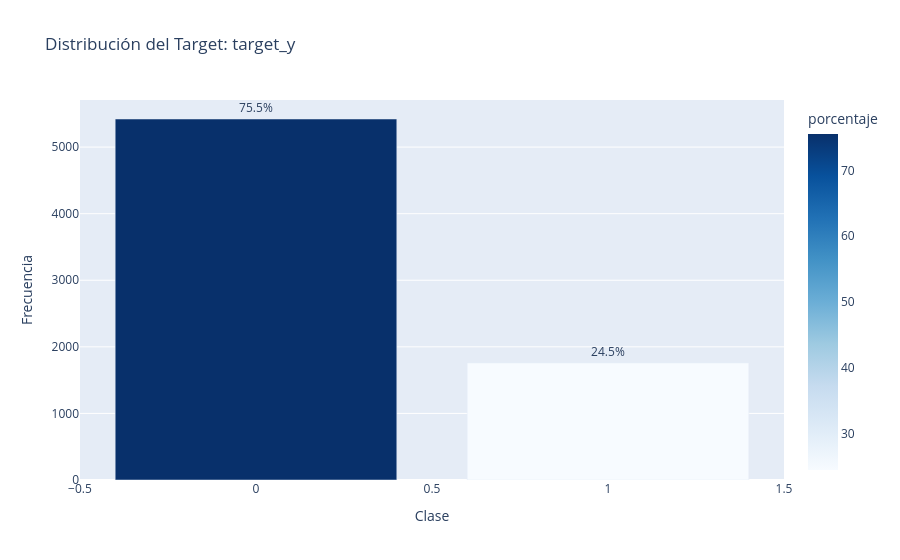
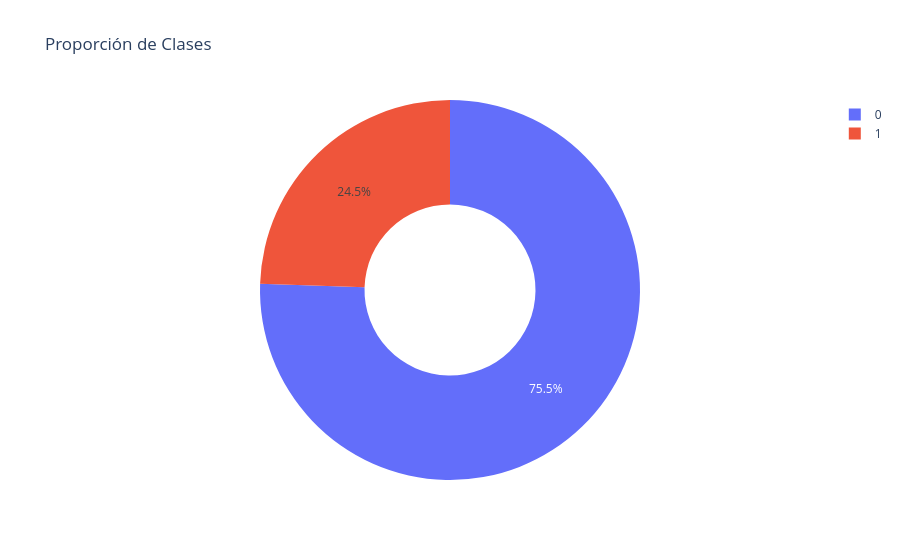
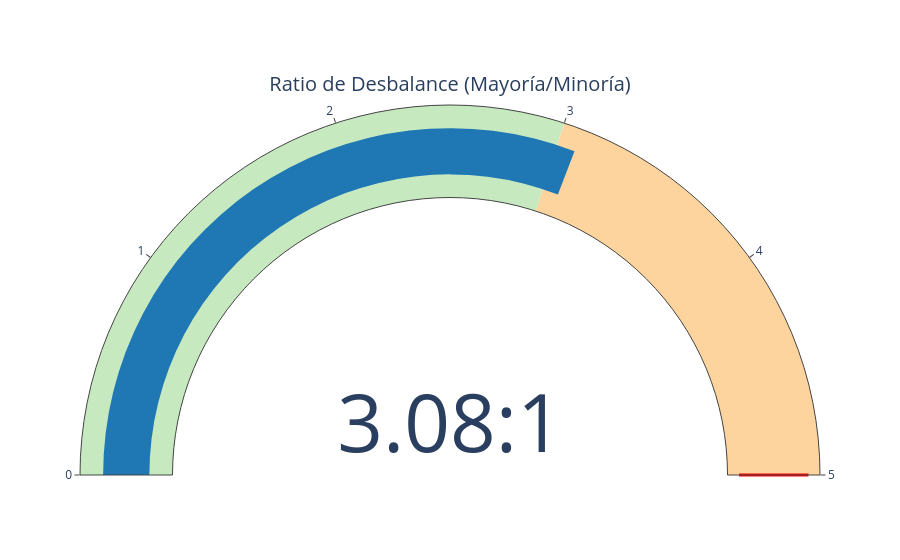

Write notebook code for charts like these, in order.
### Markdown cell above
### 📊 Exploración del Target: Entendiendo el Desbalance

Antes de modelar, es crucial entender la distribución de nuestra variable objetivo.

### Code cell
# Exploración del Target (versión interactiva y legible)
target_col_raw = TARGET_COL if TARGET_COL in df_raw.columns else df_raw.columns[-1]
y_raw = df_raw[target_col_raw]

# Conteos y métricas básicas
counts = y_raw.value_counts(dropna=False)
n_classes = len(counts)
imbalance_ratio = counts.max() / counts.min() if n_classes > 1 else 1

summary_lines = [
    f"Clases: {n_classes}",
    f"Mayoría: {counts.idxmax()} ({counts.max():,} | {counts.max()/len(y_raw)*100:.2f}%)",
]
if n_classes > 1:
    summary_lines.append(
        f"Minoría: {counts.idxmin()} ({counts.min():,} | {counts.min()/len(y_raw)*100:.2f}%)")
summary_lines.append(f"Ratio desbalance: {imbalance_ratio:.1f}:1")

# --- Gráfico 1: Barras ordenadas ---
bar_df = counts.reset_index()
bar_df.columns = ['clase', 'frecuencia']
bar_df['porcentaje'] = bar_df['frecuencia'] / len(y_raw) * 100
bar_fig = px.bar(
    bar_df.sort_values('frecuencia', ascending=False),
    x='clase', y='frecuencia',
    color='porcentaje', color_continuous_scale='Blues',
    text=bar_df.sort_values('frecuencia', ascending=False)[
        'porcentaje'].map(lambda v: f"{v:.1f}%"),
    title=f"Distribución del Target: {target_col_raw}"
)
bar_fig.update_layout(
    showlegend=False, yaxis_title='Frecuencia', xaxis_title='Clase')
bar_fig.update_traces(textposition='outside')

# --- Gráfico 2: Donut para proporciones ---
pie_fig = px.pie(
    bar_df,
    names='clase',
    values='frecuencia',
    hole=0.45,
    color='clase',
    title='Proporción de Clases'
)

# --- Gráfico 3: Indicador de desbalance ---
indicator_fig = go.Figure(go.Indicator(
    mode='number+gauge',
    value=imbalance_ratio,
    number={'suffix': ':1'},
    gauge={
        'axis': {'range': [0, max(imbalance_ratio * 1.2, 5)]},
        'bar': {'color': '#1f77b4'},
        'steps': [
            {'range': [0, 3], 'color': '#c7e9c0'},
            {'range': [3, 7], 'color': '#fdd49e'},
            {'range': [7, max(imbalance_ratio * 1.2, 5)], 'color': '#fdae6b'}
        ],
        'threshold': {
            'line': {'color': 'red', 'width': 3},
            'thickness': 0.75,
            'value': 10
        }
    },
    title={'text': 'Ratio de Desbalance (Mayoría/Minoría)'}
))

# --- Gráfico 4 opcional: Evolución temporal del target (si existe fecha y es binario) ---
fig_time = None
if n_classes == 2:
    date_candidates = [c for c in df_raw.columns if c != target_col_raw and (
        np.issubdtype(df_raw[c].dtype, np.datetime64) or
        (df_raw[c].dtype == object and pd.to_datetime(
            df_raw[c], errors='coerce').notna().mean() > 0.7)
    )]
    if date_candidates:
        date_col = date_candidates[0]
        temp = df_raw[[date_col, target_col_raw]].copy()
        temp[date_col] = pd.to_datetime(temp[date_col], errors='coerce')
        temp = temp.dropna(subset=[date_col])
        temp['periodo'] = temp[date_col].dt.to_period('M').dt.to_timestamp()

        # Mapear clases a 0/1 para tasa (minoría = 1)
        class_order = counts.index.tolist()
        mapping = {class_order[0]: 0, class_order[1]: 1}
        temp['target_num'] = temp[target_col_raw].map(mapping)

        agg = temp.groupby('periodo').agg(tasa_default=(
            'target_num', 'mean'), volumen=('target_num', 'size')).reset_index()
        if len(agg) > 1:
            fig_time = px.line(agg, x='periodo', y='tasa_default', markers=True,
                               title=f"Tasa de target a lo largo del tiempo ({date_col})",
                               labels={'tasa_default': 'Tasa (minoría)', 'periodo': 'Periodo'})
            fig_time.update_yaxes(tickformat='.0%', range=[
                                  0, min(1, agg['tasa_default'].max() * 1.2)])
            fig_time.update_traces(line={'color': '#e74c3c'})

# --- Mostrar ---
print("\n📈 Resumen del Target")
for line in summary_lines:
    print("   - " + line)
if imbalance_ratio > 10:
    print("   ⚠️ Alto desbalance: evita accuracy, usa AUC / f1-minoría / PR-AUC.")

bar_fig.show()
pie_fig.show()
indicator_fig.show()
if fig_time is not None:
    fig_time.show()

### Figure 1 — Plotly figure (JSON) as saved in the notebook; plotly's stock layout.template omitted (floating-point values rounded to 4 significant figures)
{"data": [{"hovertemplate": "clase=%{x}<br>frecuencia=%{y}<br>text=%{text}<br>porcentaje=%{marker.color}<extra></extra>", "legendgroup": "", "marker": {"color": [75.52, 24.48], "coloraxis": "coloraxis", "pattern": {"shape": ""}}, "name": "", "orientation": "v", "showlegend": false, "text": ["75.5%", "24.5%"], "textposition": "outside", "type": "bar", "x": [0, 1], "xaxis": "x", "y": [5422, 1758], "yaxis": "y"}], "layout": {"barmode": "relative", "coloraxis": {"autocolorscale": false, "colorbar": {"title": {"text": "porcentaje"}}, "colorscale": [[0.0, "rgb(247,251,255)"], [0.125, "rgb(222,235,247)"], [0.25, "rgb(198,219,239)"], [0.375, "rgb(158,202,225)"], [0.5, "rgb(107,174,214)"], [0.625, "rgb(66,146,198)"], [0.75, "rgb(33,113,181)"], [0.875, "rgb(8,81,156)"], [1.0, "rgb(8,48,107)"]]}, "legend": {"tracegroupgap": 0}, "showlegend": false, "title": {"text": "Distribución del Target: target_y"}, "xaxis": {"anchor": "y", "domain": [0.0, 1.0], "title": {"text": "Clase"}}, "yaxis": {"anchor": "x", "domain": [0.0, 1.0], "title": {"text": "Frecuencia"}}}}

### Figure 2 — Plotly figure (JSON) as saved in the notebook; plotly's stock layout.template omitted (floating-point values rounded to 4 significant figures)
{"data": [{"customdata": [[0], [1]], "domain": {"x": [0.0, 1.0], "y": [0.0, 1.0]}, "hole": 0.45, "hovertemplate": "clase=%{customdata[0]}<br>frecuencia=%{value}<extra></extra>", "labels": [0, 1], "legendgroup": "", "marker": {"colors": ["#636efa", "#EF553B"]}, "name": "", "showlegend": true, "type": "pie", "values": [5422, 1758]}], "layout": {"legend": {"tracegroupgap": 0}, "title": {"text": "Proporción de Clases"}}}

### Figure 3 — Plotly figure (JSON) as saved in the notebook; plotly's stock layout.template omitted (floating-point values rounded to 4 significant figures)
{"data": [{"gauge": {"axis": {"range": [0, 5]}, "bar": {"color": "#1f77b4"}, "steps": [{"color": "#c7e9c0", "range": [0, 3]}, {"color": "#fdd49e", "range": [3, 7]}, {"color": "#fdae6b", "range": [7, 5]}], "threshold": {"line": {"color": "red", "width": 3}, "thickness": 0.75, "value": 10}}, "mode": "number+gauge", "number": {"suffix": ":1"}, "title": {"text": "Ratio de Desbalance (Mayoría/Minoría)"}, "type": "indicator", "value": 3.084}], "layout": {}}
